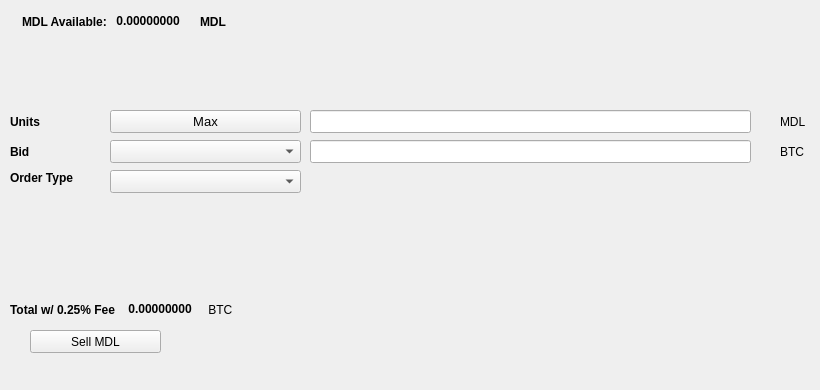
   <widget class="QWidget" name="SellTab">
    <attribute name="title">
     <string>Sell</string>
    </attribute>
    <widget class="QLabel" name="label_16">
     <property name="geometry">
      <rect>
       <x>780</x>
       <y>140</y>
       <width>31</width>
       <height>23</height>
      </rect>
     </property>
     <property name="text">
      <string>BTC</string>
     </property>
    </widget>
    <widget class="QComboBox" name="SellBidcomboBox">
     <property name="geometry">
      <rect>
       <x>110</x>
       <y>140</y>
       <width>191</width>
       <height>23</height>
      </rect>
     </property>
     <property name="font">
      <font>
       <pointsize>10</pointsize>
      </font>
     </property>
    </widget>
    <widget class="QLabel" name="label_18">
     <property name="geometry">
      <rect>
       <x>10</x>
       <y>110</y>
       <width>46</width>
       <height>23</height>
      </rect>
     </property>
     <property name="font">
      <font>
       <weight>75</weight>
       <bold>true</bold>
      </font>
     </property>
     <property name="text">
      <string>Units</string>
     </property>
    </widget>
    <widget class="QPushButton" name="Sell_Max_Amount">
     <property name="geometry">
      <rect>
       <x>110</x>
       <y>110</y>
       <width>191</width>
       <height>23</height>
      </rect>
     </property>
     <property name="font">
      <font>
       <pointsize>10</pointsize>
      </font>
     </property>
     <property name="text">
      <string>Max</string>
     </property>
    </widget>
    <widget class="QLabel" name="label_20">
     <property name="geometry">
      <rect>
       <x>10</x>
       <y>170</y>
       <width>91</width>
       <height>16</height>
      </rect>
     </property>
     <property name="font">
      <font>
       <weight>75</weight>
       <bold>true</bold>
      </font>
     </property>
     <property name="text">
      <string>Order Type</string>
     </property>
    </widget>
    <widget class="QComboBox" name="SellOrdertypeCombo">
     <property name="geometry">
      <rect>
       <x>110</x>
       <y>170</y>
       <width>191</width>
       <height>23</height>
      </rect>
     </property>
     <property name="font">
      <font>
       <pointsize>10</pointsize>
      </font>
     </property>
    </widget>
    <widget class="QLabel" name="label_21">
     <property name="geometry">
      <rect>
       <x>10</x>
       <y>140</y>
       <width>46</width>
       <height>23</height>
      </rect>
     </property>
     <property name="font">
      <font>
       <weight>75</weight>
       <bold>true</bold>
      </font>
     </property>
     <property name="text">
      <string>Bid</string>
     </property>
    </widget>
    <widget class="QLabel" name="label_22">
     <property name="geometry">
      <rect>
       <x>780</x>
       <y>110</y>
       <width>31</width>
       <height>23</height>
      </rect>
     </property>
     <property name="text">
      <string>MDL</string>
     </property>
    </widget>
    <widget class="QLineEdit" name="UnitsInputMDL">
     <property name="geometry">
      <rect>
       <x>310</x>
       <y>110</y>
       <width>441</width>
       <height>23</height>
      </rect>
     </property>
     <property name="font">
      <font>
       <pointsize>9</pointsize>
       <weight>75</weight>
       <bold>true</bold>
      </font>
     </property>
    </widget>
    <widget class="QLineEdit" name="SellBidPriceEdit">
     <property name="geometry">
      <rect>
       <x>310</x>
       <y>140</y>
       <width>441</width>
       <height>23</height>
      </rect>
     </property>
     <property name="font">
      <font>
       <pointsize>9</pointsize>
       <weight>75</weight>
       <bold>true</bold>
      </font>
     </property>
    </widget>
    <widget class="QPushButton" name="SellMDLBTN">
     <property name="geometry">
      <rect>
       <x>30</x>
       <y>330</y>
       <width>131</width>
       <height>23</height>
      </rect>
     </property>
     <property name="text">
      <string>Sell MDL</string>
     </property>
     <property name="icon">
      <iconset resource="../medallion">
       <normaloff>:/icons/bitcoin</normaloff>:/icons/bitcoin</iconset>
     </property>
    </widget>
    <widget class="QWidget" name="layoutWidget3">
     <property name="geometry">
      <rect>
       <x>22</x>
       <y>12</y>
       <width>258</width>
       <height>19</height>
      </rect>
     </property>
     <layout class="QHBoxLayout" name="horizontalLayout">
      <item>
       <widget class="QLabel" name="label232_2">
        <property name="font">
         <font>
          <weight>75</weight>
          <bold>true</bold>
         </font>
        </property>
        <property name="text">
         <string>MDL Available:</string>
        </property>
       </widget>
      </item>
      <item>
       <widget class="QLabel" name="MDLAvailableLabel">
        <property name="palette">
         <palette>
          <active>
           <colorrole role="WindowText">
            <brush brushstyle="SolidPattern">
             <color alpha="255">
              <red>0</red>
              <green>0</green>
              <blue>0</blue>
             </color>
            </brush>
           </colorrole>
           <colorrole role="Button">
            <brush brushstyle="SolidPattern">
             <color alpha="255">
              <red>0</red>
              <green>170</green>
              <blue>0</blue>
             </color>
            </brush>
           </colorrole>
           <colorrole role="Light">
            <brush brushstyle="SolidPattern">
             <color alpha="255">
              <red>0</red>
              <green>255</green>
              <blue>0</blue>
             </color>
            </brush>
           </colorrole>
           <colorrole role="Midlight">
            <brush brushstyle="SolidPattern">
             <color alpha="255">
              <red>0</red>
              <green>212</green>
              <blue>0</blue>
             </color>
            </brush>
           </colorrole>
           <colorrole role="Dark">
            <brush brushstyle="SolidPattern">
             <color alpha="255">
              <red>0</red>
              <green>85</green>
              <blue>0</blue>
             </color>
            </brush>
           </colorrole>
           <colorrole role="Mid">
            <brush brushstyle="SolidPattern">
             <color alpha="255">
              <red>0</red>
              <green>113</green>
              <blue>0</blue>
             </color>
            </brush>
           </colorrole>
           <colorrole role="Text">
            <brush brushstyle="SolidPattern">
             <color alpha="255">
              <red>0</red>
              <green>170</green>
              <blue>0</blue>
             </color>
            </brush>
           </colorrole>
           <colorrole role="BrightText">
            <brush brushstyle="SolidPattern">
             <color alpha="255">
              <red>255</red>
              <green>255</green>
              <blue>255</blue>
             </color>
            </brush>
           </colorrole>
           <colorrole role="ButtonText">
            <brush brushstyle="SolidPattern">
             <color alpha="255">
              <red>0</red>
              <green>0</green>
              <blue>0</blue>
             </color>
            </brush>
           </colorrole>
           <colorrole role="Base">
            <brush brushstyle="SolidPattern">
             <color alpha="255">
              <red>255</red>
              <green>255</green>
              <blue>255</blue>
             </color>
            </brush>
           </colorrole>
           <colorrole role="Window">
            <brush brushstyle="SolidPattern">
             <color alpha="255">
              <red>0</red>
              <green>170</green>
              <blue>0</blue>
             </color>
            </brush>
           </colorrole>
           <colorrole role="Shadow">
            <brush brushstyle="SolidPattern">
             <color alpha="255">
              <red>0</red>
              <green>0</green>
              <blue>0</blue>
             </color>
            </brush>
           </colorrole>
           <colorrole role="AlternateBase">
            <brush brushstyle="SolidPattern">
             <color alpha="255">
              <red>127</red>
              <green>212</green>
              <blue>127</blue>
             </color>
            </brush>
           </colorrole>
           <colorrole role="ToolTipBase">
            <brush brushstyle="SolidPattern">
             <color alpha="255">
              <red>255</red>
              <green>255</green>
              <blue>220</blue>
             </color>
            </brush>
           </colorrole>
           <colorrole role="ToolTipText">
            <brush brushstyle="SolidPattern">
             <color alpha="255">
              <red>0</red>
              <green>0</green>
              <blue>0</blue>
             </color>
            </brush>
           </colorrole>
          </active>
          <inactive>
           <colorrole role="WindowText">
            <brush brushstyle="SolidPattern">
             <color alpha="255">
              <red>0</red>
              <green>0</green>
              <blue>0</blue>
             </color>
            </brush>
           </colorrole>
           <colorrole role="Button">
            <brush brushstyle="SolidPattern">
             <color alpha="255">
              <red>0</red>
              <green>170</green>
              <blue>0</blue>
             </color>
            </brush>
           </colorrole>
           <colorrole role="Light">
            <brush brushstyle="SolidPattern">
             <color alpha="255">
              <red>0</red>
              <green>255</green>
              <blue>0</blue>
             </color>
            </brush>
           </colorrole>
           <colorrole role="Midlight">
            <brush brushstyle="SolidPattern">
             <color alpha="255">
              <red>0</red>
              <green>212</green>
              <blue>0</blue>
             </color>
            </brush>
           </colorrole>
           <colorrole role="Dark">
            <brush brushstyle="SolidPattern">
             <color alpha="255">
              <red>0</red>
              <green>85</green>
              <blue>0</blue>
             </color>
            </brush>
           </colorrole>
           <colorrole role="Mid">
            <brush brushstyle="SolidPattern">
             <color alpha="255">
              <red>0</red>
              <green>113</green>
              <blue>0</blue>
             </color>
            </brush>
           </colorrole>
           <colorrole role="Text">
            <brush brushstyle="SolidPattern">
             <color alpha="255">
              <red>0</red>
              <green>170</green>
              <blue>0</blue>
             </color>
            </brush>
           </colorrole>
           <colorrole role="BrightText">
            <brush brushstyle="SolidPattern">
             <color alpha="255">
              <red>255</red>
              <green>255</green>
              <blue>255</blue>
             </color>
            </brush>
           </colorrole>
           <colorrole role="ButtonText">
            <brush brushstyle="SolidPattern">
             <color alpha="255">
              <red>0</red>
              <green>0</green>
              <blue>0</blue>
             </color>
            </brush>
           </colorrole>
           <colorrole role="Base">
            <brush brushstyle="SolidPattern">
             <color alpha="255">
              <red>255</red>
              <green>255</green>
              <blue>255</blue>
             </color>
            </brush>
           </colorrole>
           <colorrole role="Window">
            <brush brushstyle="SolidPattern">
             <color alpha="255">
              <red>0</red>
              <green>170</green>
              <blue>0</blue>
             </color>
            </brush>
           </colorrole>
           <colorrole role="Shadow">
            <brush brushstyle="SolidPattern">
             <color alpha="255">
              <red>0</red>
              <green>0</green>
              <blue>0</blue>
             </color>
            </brush>
           </colorrole>
           <colorrole role="AlternateBase">
            <brush brushstyle="SolidPattern">
             <color alpha="255">
              <red>127</red>
              <green>212</green>
              <blue>127</blue>
             </color>
            </brush>
           </colorrole>
           <colorrole role="ToolTipBase">
            <brush brushstyle="SolidPattern">
             <color alpha="255">
              <red>255</red>
              <green>255</green>
              <blue>220</blue>
             </color>
            </brush>
           </colorrole>
           <colorrole role="ToolTipText">
            <brush brushstyle="SolidPattern">
             <color alpha="255">
              <red>0</red>
              <green>0</green>
              <blue>0</blue>
             </color>
            </brush>
           </colorrole>
          </inactive>
          <disabled>
           <colorrole role="WindowText">
            <brush brushstyle="SolidPattern">
             <color alpha="255">
              <red>0</red>
              <green>85</green>
              <blue>0</blue>
             </color>
            </brush>
           </colorrole>
           <colorrole role="Button">
            <brush brushstyle="SolidPattern">
             <color alpha="255">
              <red>0</red>
              <green>170</green>
              <blue>0</blue>
             </color>
            </brush>
           </colorrole>
           <colorrole role="Light">
            <brush brushstyle="SolidPattern">
             <color alpha="255">
              <red>0</red>
              <green>255</green>
              <blue>0</blue>
             </color>
            </brush>
           </colorrole>
           <colorrole role="Midlight">
            <brush brushstyle="SolidPattern">
             <color alpha="255">
              <red>0</red>
              <green>212</green>
              <blue>0</blue>
             </color>
            </brush>
           </colorrole>
           <colorrole role="Dark">
            <brush brushstyle="SolidPattern">
             <color alpha="255">
              <red>0</red>
              <green>85</green>
              <blue>0</blue>
             </color>
            </brush>
           </colorrole>
           <colorrole role="Mid">
            <brush brushstyle="SolidPattern">
             <color alpha="255">
              <red>0</red>
              <green>113</green>
              <blue>0</blue>
             </color>
            </brush>
           </colorrole>
           <colorrole role="Text">
            <brush brushstyle="SolidPattern">
             <color alpha="255">
              <red>0</red>
              <green>85</green>
              <blue>0</blue>
             </color>
            </brush>
           </colorrole>
           <colorrole role="BrightText">
            <brush brushstyle="SolidPattern">
             <color alpha="255">
              <red>255</red>
              <green>255</green>
              <blue>255</blue>
             </color>
            </brush>
           </colorrole>
           <colorrole role="ButtonText">
            <brush brushstyle="SolidPattern">
             <color alpha="255">
              <red>0</red>
              <green>85</green>
              <blue>0</blue>
             </color>
            </brush>
           </colorrole>
           <colorrole role="Base">
            <brush brushstyle="SolidPattern">
             <color alpha="255">
              <red>0</red>
              <green>170</green>
              <blue>0</blue>
             </color>
            </brush>
           </colorrole>
           <colorrole role="Window">
            <brush brushstyle="SolidPattern">
             <color alpha="255">
              <red>0</red>
              <green>170</green>
              <blue>0</blue>
             </color>
            </brush>
           </colorrole>
           <colorrole role="Shadow">
            <brush brushstyle="SolidPattern">
             <color alpha="255">
              <red>0</red>
              <green>0</green>
              <blue>0</blue>
             </color>
            </brush>
           </colorrole>
           <colorrole role="AlternateBase">
            <brush brushstyle="SolidPattern">
             <color alpha="255">
              <red>0</red>
              <green>170</green>
              <blue>0</blue>
             </color>
            </brush>
           </colorrole>
           <colorrole role="ToolTipBase">
            <brush brushstyle="SolidPattern">
             <color alpha="255">
              <red>255</red>
              <green>255</green>
              <blue>220</blue>
             </color>
            </brush>
           </colorrole>
           <colorrole role="ToolTipText">
            <brush brushstyle="SolidPattern">
             <color alpha="255">
              <red>0</red>
              <green>0</green>
              <blue>0</blue>
             </color>
            </brush>
           </colorrole>
          </disabled>
         </palette>
        </property>
        <property name="font">
         <font>
          <weight>75</weight>
          <bold>true</bold>
         </font>
        </property>
        <property name="text">
         <string> 0.00000000 </string>
        </property>
        <property name="textInteractionFlags">
         <set>Qt::LinksAccessibleByMouse|Qt::TextSelectableByKeyboard|Qt::TextSelectableByMouse</set>
        </property>
       </widget>
      </item>
      <item>
       <widget class="QLabel" name="labelMDL">
        <property name="font">
         <font>
          <weight>75</weight>
          <bold>true</bold>
         </font>
        </property>
        <property name="text">
         <string>MDL</string>
        </property>
       </widget>
      </item>
     </layout>
    </widget>
    <widget class="QWidget" name="layoutWidget">
     <property name="geometry">
      <rect>
       <x>10</x>
       <y>300</y>
       <width>268</width>
       <height>19</height>
      </rect>
     </property>
     <layout class="QHBoxLayout" name="horizontalLayout_2">
      <item>
       <widget class="QLabel" name="label_19">
        <property name="font">
         <font>
          <weight>75</weight>
          <bold>true</bold>
         </font>
        </property>
        <property name="text">
         <string>Total w/ 0.25% Fee </string>
        </property>
       </widget>
      </item>
      <item>
       <widget class="QLabel" name="SellCostLabel">
        <property name="palette">
         <palette>
          <active>
           <colorrole role="WindowText">
            <brush brushstyle="SolidPattern">
             <color alpha="255">
              <red>0</red>
              <green>0</green>
              <blue>0</blue>
             </color>
            </brush>
           </colorrole>
           <colorrole role="Button">
            <brush brushstyle="SolidPattern">
             <color alpha="255">
              <red>0</red>
              <green>170</green>
              <blue>0</blue>
             </color>
            </brush>
           </colorrole>
           <colorrole role="Light">
            <brush brushstyle="SolidPattern">
             <color alpha="255">
              <red>0</red>
              <green>255</green>
              <blue>0</blue>
             </color>
            </brush>
           </colorrole>
           <colorrole role="Midlight">
            <brush brushstyle="SolidPattern">
             <color alpha="255">
              <red>0</red>
              <green>212</green>
              <blue>0</blue>
             </color>
            </brush>
           </colorrole>
           <colorrole role="Dark">
            <brush brushstyle="SolidPattern">
             <color alpha="255">
              <red>0</red>
              <green>85</green>
              <blue>0</blue>
             </color>
            </brush>
           </colorrole>
           <colorrole role="Mid">
            <brush brushstyle="SolidPattern">
             <color alpha="255">
              <red>0</red>
              <green>113</green>
              <blue>0</blue>
             </color>
            </brush>
           </colorrole>
           <colorrole role="Text">
            <brush brushstyle="SolidPattern">
             <color alpha="255">
              <red>0</red>
              <green>170</green>
              <blue>0</blue>
             </color>
            </brush>
           </colorrole>
           <colorrole role="BrightText">
            <brush brushstyle="SolidPattern">
             <color alpha="255">
              <red>255</red>
              <green>255</green>
              <blue>255</blue>
             </color>
            </brush>
           </colorrole>
           <colorrole role="ButtonText">
            <brush brushstyle="SolidPattern">
             <color alpha="255">
              <red>0</red>
              <green>0</green>
              <blue>0</blue>
             </color>
            </brush>
           </colorrole>
           <colorrole role="Base">
            <brush brushstyle="SolidPattern">
             <color alpha="255">
              <red>255</red>
              <green>255</green>
              <blue>255</blue>
             </color>
            </brush>
           </colorrole>
           <colorrole role="Window">
            <brush brushstyle="SolidPattern">
             <color alpha="255">
              <red>0</red>
              <green>170</green>
              <blue>0</blue>
             </color>
            </brush>
           </colorrole>
           <colorrole role="Shadow">
            <brush brushstyle="SolidPattern">
             <color alpha="255">
              <red>0</red>
              <green>0</green>
              <blue>0</blue>
             </color>
            </brush>
           </colorrole>
           <colorrole role="AlternateBase">
            <brush brushstyle="SolidPattern">
             <color alpha="255">
              <red>127</red>
              <green>212</green>
              <blue>127</blue>
             </color>
            </brush>
           </colorrole>
           <colorrole role="ToolTipBase">
            <brush brushstyle="SolidPattern">
             <color alpha="255">
              <red>255</red>
              <green>255</green>
              <blue>220</blue>
             </color>
            </brush>
           </colorrole>
           <colorrole role="ToolTipText">
            <brush brushstyle="SolidPattern">
             <color alpha="255">
              <red>0</red>
              <green>0</green>
              <blue>0</blue>
             </color>
            </brush>
           </colorrole>
          </active>
          <inactive>
           <colorrole role="WindowText">
            <brush brushstyle="SolidPattern">
             <color alpha="255">
              <red>0</red>
              <green>0</green>
              <blue>0</blue>
             </color>
            </brush>
           </colorrole>
           <colorrole role="Button">
            <brush brushstyle="SolidPattern">
             <color alpha="255">
              <red>0</red>
              <green>170</green>
              <blue>0</blue>
             </color>
            </brush>
           </colorrole>
           <colorrole role="Light">
            <brush brushstyle="SolidPattern">
             <color alpha="255">
              <red>0</red>
              <green>255</green>
              <blue>0</blue>
             </color>
            </brush>
           </colorrole>
           <colorrole role="Midlight">
            <brush brushstyle="SolidPattern">
             <color alpha="255">
              <red>0</red>
              <green>212</green>
              <blue>0</blue>
             </color>
            </brush>
           </colorrole>
           <colorrole role="Dark">
            <brush brushstyle="SolidPattern">
             <color alpha="255">
              <red>0</red>
              <green>85</green>
              <blue>0</blue>
             </color>
            </brush>
           </colorrole>
           <colorrole role="Mid">
            <brush brushstyle="SolidPattern">
             <color alpha="255">
              <red>0</red>
              <green>113</green>
              <blue>0</blue>
             </color>
            </brush>
           </colorrole>
           <colorrole role="Text">
            <brush brushstyle="SolidPattern">
             <color alpha="255">
              <red>0</red>
              <green>170</green>
              <blue>0</blue>
             </color>
            </brush>
           </colorrole>
           <colorrole role="BrightText">
            <brush brushstyle="SolidPattern">
             <color alpha="255">
              <red>255</red>
              <green>255</green>
              <blue>255</blue>
             </color>
            </brush>
           </colorrole>
           <colorrole role="ButtonText">
            <brush brushstyle="SolidPattern">
             <color alpha="255">
              <red>0</red>
              <green>0</green>
              <blue>0</blue>
             </color>
            </brush>
           </colorrole>
           <colorrole role="Base">
            <brush brushstyle="SolidPattern">
             <color alpha="255">
              <red>255</red>
              <green>255</green>
              <blue>255</blue>
             </color>
            </brush>
           </colorrole>
           <colorrole role="Window">
            <brush brushstyle="SolidPattern">
             <color alpha="255">
              <red>0</red>
              <green>170</green>
              <blue>0</blue>
             </color>
            </brush>
           </colorrole>
           <colorrole role="Shadow">
            <brush brushstyle="SolidPattern">
             <color alpha="255">
              <red>0</red>
              <green>0</green>
              <blue>0</blue>
             </color>
            </brush>
           </colorrole>
           <colorrole role="AlternateBase">
            <brush brushstyle="SolidPattern">
             <color alpha="255">
              <red>127</red>
              <green>212</green>
              <blue>127</blue>
             </color>
            </brush>
           </colorrole>
           <colorrole role="ToolTipBase">
            <brush brushstyle="SolidPattern">
             <color alpha="255">
              <red>255</red>
              <green>255</green>
              <blue>220</blue>
             </color>
            </brush>
           </colorrole>
           <colorrole role="ToolTipText">
            <brush brushstyle="SolidPattern">
             <color alpha="255">
              <red>0</red>
              <green>0</green>
              <blue>0</blue>
             </color>
            </brush>
           </colorrole>
          </inactive>
          <disabled>
           <colorrole role="WindowText">
            <brush brushstyle="SolidPattern">
             <color alpha="255">
              <red>0</red>
              <green>85</green>
              <blue>0</blue>
             </color>
            </brush>
           </colorrole>
           <colorrole role="Button">
            <brush brushstyle="SolidPattern">
             <color alpha="255">
              <red>0</red>
              <green>170</green>
              <blue>0</blue>
             </color>
            </brush>
           </colorrole>
           <colorrole role="Light">
            <brush brushstyle="SolidPattern">
             <color alpha="255">
              <red>0</red>
              <green>255</green>
              <blue>0</blue>
             </color>
            </brush>
           </colorrole>
           <colorrole role="Midlight">
            <brush brushstyle="SolidPattern">
             <color alpha="255">
              <red>0</red>
              <green>212</green>
              <blue>0</blue>
             </color>
            </brush>
           </colorrole>
           <colorrole role="Dark">
            <brush brushstyle="SolidPattern">
             <color alpha="255">
              <red>0</red>
              <green>85</green>
              <blue>0</blue>
             </color>
            </brush>
           </colorrole>
           <colorrole role="Mid">
            <brush brushstyle="SolidPattern">
             <color alpha="255">
              <red>0</red>
              <green>113</green>
              <blue>0</blue>
             </color>
            </brush>
           </colorrole>
           <colorrole role="Text">
            <brush brushstyle="SolidPattern">
             <color alpha="255">
              <red>0</red>
              <green>85</green>
              <blue>0</blue>
             </color>
            </brush>
           </colorrole>
           <colorrole role="BrightText">
            <brush brushstyle="SolidPattern">
             <color alpha="255">
              <red>255</red>
              <green>255</green>
              <blue>255</blue>
             </color>
            </brush>
           </colorrole>
           <colorrole role="ButtonText">
            <brush brushstyle="SolidPattern">
             <color alpha="255">
              <red>0</red>
              <green>85</green>
              <blue>0</blue>
             </color>
            </brush>
           </colorrole>
           <colorrole role="Base">
            <brush brushstyle="SolidPattern">
             <color alpha="255">
              <red>0</red>
              <green>170</green>
              <blue>0</blue>
             </color>
            </brush>
           </colorrole>
           <colorrole role="Window">
            <brush brushstyle="SolidPattern">
             <color alpha="255">
              <red>0</red>
              <green>170</green>
              <blue>0</blue>
             </color>
            </brush>
           </colorrole>
           <colorrole role="Shadow">
            <brush brushstyle="SolidPattern">
             <color alpha="255">
              <red>0</red>
              <green>0</green>
              <blue>0</blue>
             </color>
            </brush>
           </colorrole>
           <colorrole role="AlternateBase">
            <brush brushstyle="SolidPattern">
             <color alpha="255">
              <red>0</red>
              <green>170</green>
              <blue>0</blue>
             </color>
            </brush>
           </colorrole>
           <colorrole role="ToolTipBase">
            <brush brushstyle="SolidPattern">
             <color alpha="255">
              <red>255</red>
              <green>255</green>
              <blue>220</blue>
             </color>
            </brush>
           </colorrole>
           <colorrole role="ToolTipText">
            <brush brushstyle="SolidPattern">
             <color alpha="255">
              <red>0</red>
              <green>0</green>
              <blue>0</blue>
             </color>
            </brush>
           </colorrole>
          </disabled>
         </palette>
        </property>
        <property name="font">
         <font>
          <weight>75</weight>
          <bold>true</bold>
         </font>
        </property>
        <property name="autoFillBackground">
         <bool>false</bool>
        </property>
        <property name="text">
         <string> 0.00000000</string>
        </property>
        <property name="textInteractionFlags">
         <set>Qt::LinksAccessibleByMouse|Qt::TextSelectableByMouse</set>
        </property>
       </widget>
      </item>
      <item>
       <widget class="QLabel" name="label_17">
        <property name="font">
         <font>
          <weight>50</weight>
          <bold>false</bold>
         </font>
        </property>
        <property name="text">
         <string> BTC</string>
        </property>
       </widget>
      </item>
     </layout>
    </widget>
    <widget class="QLabel" name="label_23">
     <property name="geometry">
      <rect>
       <x>460</x>
       <y>300</y>
       <width>281</width>
       <height>81</height>
      </rect>
     </property>
     <property name="text">
      <string/>
     </property>
     <property name="pixmap">
      <pixmap>:/images/bittrex</pixmap>
     </property>
    </widget>
   </widget>
